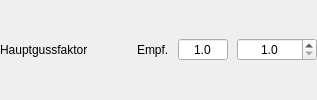
            <widget class="QWidget" name="wdgFaktorHauptguss" native="true">
             <layout class="QHBoxLayout" name="horizontalLayout_10">
              <property name="spacing">
               <number>9</number>
              </property>
              <property name="leftMargin">
               <number>0</number>
              </property>
              <property name="topMargin">
               <number>0</number>
              </property>
              <property name="rightMargin">
               <number>0</number>
              </property>
              <property name="bottomMargin">
               <number>0</number>
              </property>
              <item>
               <widget class="QLabel" name="label_8">
                <property name="text">
                 <string>Hauptgussfaktor</string>
                </property>
               </widget>
              </item>
              <item>
               <spacer name="horizontalSpacer_3">
                <property name="orientation">
                 <enum>Qt::Orientation::Horizontal</enum>
                </property>
                <property name="sizeHint" stdset="0">
                 <size>
                  <width>40</width>
                  <height>20</height>
                 </size>
                </property>
               </spacer>
              </item>
              <item>
               <widget class="QLabel" name="label_18">
                <property name="text">
                 <string>Empf.</string>
                </property>
               </widget>
              </item>
              <item>
               <widget class="DoubleSpinBox" name="tbFaktorHauptgussEmpfehlung">
                <property name="minimumSize">
                 <size>
                  <width>50</width>
                  <height>0</height>
                 </size>
                </property>
                <property name="maximumSize">
                 <size>
                  <width>50</width>
                  <height>16777215</height>
                 </size>
                </property>
                <property name="toolTip">
                 <string>&lt;html&gt;&lt;head/&gt;&lt;body&gt;&lt;p&gt;Der &lt;span style=&quot; font-weight:600;&quot;&gt;Hauptgussfaktor&lt;/span&gt; beschreibt das Verhältnis Einmaischwasser zu Schüttung.&lt;/p&gt;&lt;p&gt;Die &lt;span style=&quot; font-weight:600;&quot;&gt;Empfehlung&lt;/span&gt; basiert auf die Bierfarbe für eine optimale Maischearbeit. Generell empfehlen sich Werte um 3,0 und höher. &lt;/p&gt;&lt;p&gt;Viele Hobbybrauer meiden einen Faktor unter 2,4. Unter diesem Wert ist die Maische zu dick und das Malz wird schlecht gelöst. Ist die &lt;span style=&quot; font-weight:600;&quot;&gt;Brauanlage limitiert&lt;/span&gt;, der Sud aber zu mächtig, ist eine Sudteilung oder High Gravity eine Überlegung wert.&lt;/p&gt;&lt;p&gt;Bei Fragen hierzu hilft seltener die Fachliteratur, sehr oft aber das Fachforum der Wahl. Brauerschicksal eint.&lt;/p&gt;&lt;/body&gt;&lt;/html&gt;</string>
                </property>
                <property name="alignment">
                 <set>Qt::AlignmentFlag::AlignCenter</set>
                </property>
                <property name="readOnly">
                 <bool>true</bool>
                </property>
                <property name="buttonSymbols">
                 <enum>QAbstractSpinBox::ButtonSymbols::NoButtons</enum>
                </property>
                <property name="decimals">
                 <number>1</number>
                </property>
                <property name="minimum">
                 <double>1.000000000000000</double>
                </property>
                <property name="maximum">
                 <double>10.000000000000000</double>
                </property>
                <property name="singleStep">
                 <double>0.100000000000000</double>
                </property>
               </widget>
              </item>
              <item>
               <widget class="DoubleSpinBoxSud" name="tbFaktorHauptguss">
                <property name="minimumSize">
                 <size>
                  <width>80</width>
                  <height>0</height>
                 </size>
                </property>
                <property name="toolTip">
                 <string>&lt;html&gt;&lt;head/&gt;&lt;body&gt;&lt;p&gt;Hier wird ein &lt;span style=&quot; font-weight:600;&quot;&gt;gewünschter Faktor &lt;/span&gt;für den Hauptguss manuell eingestellt. Der Hauptgussfaktor beschreibt das Verhältnis Einmaischwasser zu Schüttung.&lt;/p&gt;&lt;p&gt;Orientierung gibt die &lt;span style=&quot; font-weight:600;&quot;&gt;Empfehlung&lt;/span&gt; im Feld links. Sie basiert auf der Bierfarbe für eine optimale Maischearbeit. Generell empfehlen sich Werte um 3,0 und höher. &lt;/p&gt;&lt;p&gt;Viele Hobbybrauer meiden einen Faktor unter 2,4. Unter diesem Wert ist die Maische zu dick und das Malz wird schlecht gelöst. Ist die &lt;span style=&quot; font-weight:600;&quot;&gt;Brauanlage limitiert&lt;/span&gt;, der Sud aber zu mächtig, ist eine Sudteilung oder High Gravity eine Überlegung wert.&lt;/p&gt;&lt;p&gt;Bei Fragen hierzu hilft seltener die Fachliteratur, sehr oft aber das Fachforum der Wahl. Brauerschicksal eint.&lt;/p&gt;&lt;/body&gt;&lt;/html&gt;</string>
                </property>
                <property name="alignment">
                 <set>Qt::AlignmentFlag::AlignCenter</set>
                </property>
                <property name="decimals">
                 <number>1</number>
                </property>
                <property name="minimum">
                 <double>1.000000000000000</double>
                </property>
                <property name="maximum">
                 <double>10.000000000000000</double>
                </property>
                <property name="singleStep">
                 <double>0.100000000000000</double>
                </property>
               </widget>
              </item>
             </layout>
            </widget>
